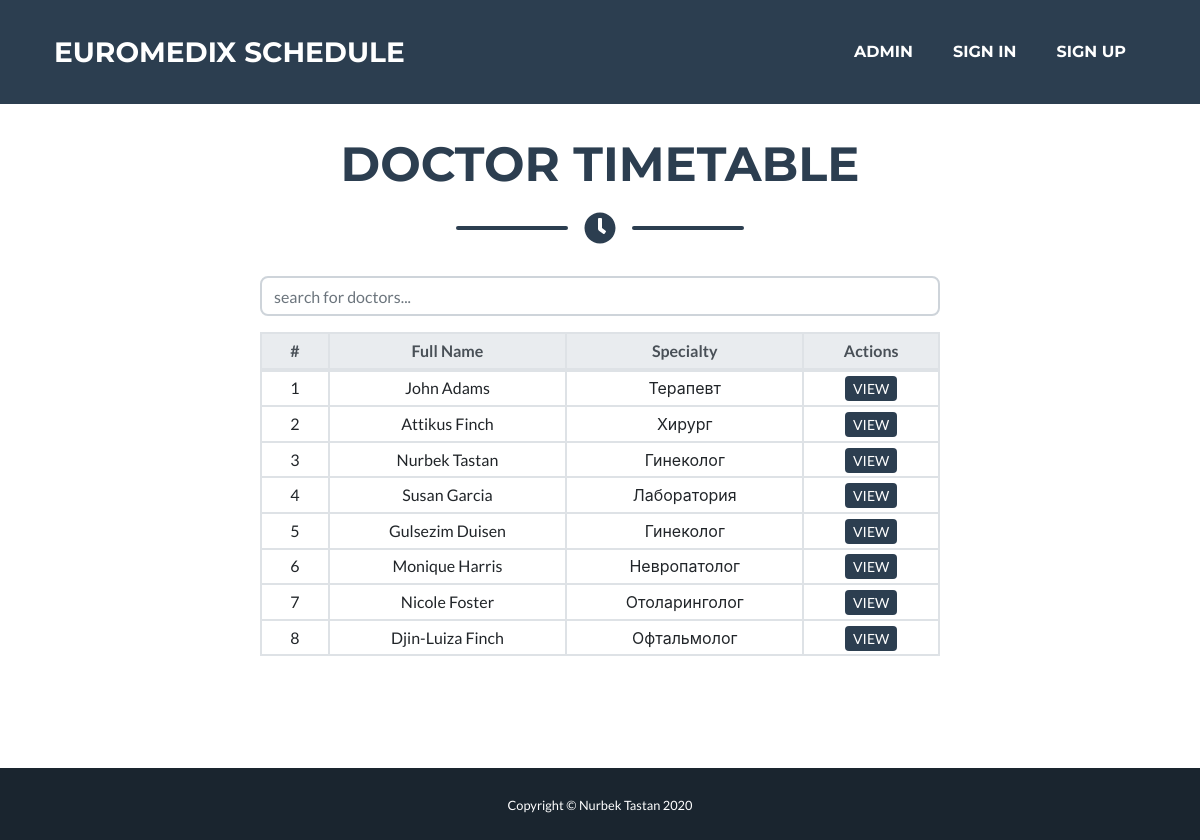
The page /resources/doctors_schedule on the database its author committed.
### resource/models.py (models this page shows, shortened)
class Doctor(models.Model):
    fullname = models.CharField(max_length=512)
    specialty = models.ForeignKey(Specialty, on_delete=models.CASCADE)
    duration = models.PositiveIntegerField(default=0)

class Specialty(models.Model):
    specialty_name = models.CharField(max_length=255)
    specialty_code = models.CharField(max_length=128, default='')

### resource/views.py (the view)
# urls.py: path('doctors_schedule', views.doctors_schedule, name='schedule'),
def doctors_schedule(request):
    doctors_list = Doctor.objects.all()
    weekdays = {'monday': 'Понедельник', 'tuesday': 'Вторник', 'wednesday': 'Среда', 'thursday': 'Четверг',
                'friday': 'Пятница', 'saturday': 'Суббота'}
    return render(request, 'resource/schedule.html', {'doctors': doctors_list, 'weekdays': weekdays})

### resource/templates/resource/schedule.html (shortened to what this page needs)
{% extends 'action/base.html' %}
{% load static %}
{% block jumbotron %}
    <br><br>
{% endblock %}
{% block content %}
    <h2 class="page-section-heading text-center text-uppercase text-secondary mb-0">Doctor Timetable</h2>
    <div class="divider-custom">
        <div class="divider-custom-line"></div>
        <div class="divider-custom-icon"><i class="fas fa-clock"></i></div>
        <div class="divider-custom-line"></div>
    </div>
    <div class="row">
        <div class="container">
            <div class="col-md-10 col-lg-8 col-sm-12 offset-sm-0 offset-lg-2 offset-md-1">
                <div id="content">
                    <div class="form-group">
                        <input type="search" class="form-control" id="search" placeholder="search for doctors...">
                    </div>
                    <table class="table table-sm table-bordered table-hover">
                        <thead class="text-center thead-light">
                        <tr>
                            <th width="10%">#</th>
                            <th id="monday" width="35%">Full Name</th>
                            <th id="tuesday" width="35%">Specialty</th>
                            <th id="wednesday" width="20%">Actions</th>
                        </tr>
                        </thead>
                        <tbody class="text-center" id="doctor_list">
                        {% for doctor in doctors %}
                            <tr>
                                <td>{{ doctor.id }}</td>
                                <td>{{ doctor.fullname }}</td>
                                <td>{{ doctor.specialty.specialty_name }}</td>
                                <td><a href="{% url 'specific_schedule' doctor.id %}" class="btn-sm btn-secondary">VIEW</a>
                                </td>
                            </tr>
                        {% endfor %}
                        </tbody>
                    </table>
                </div>
            </div>
        </div>
    </div>
{% endblock %}

### rows shown on the page
Doctor: id "1", fullname "John Adams", specialty.specialty_name "Терапевт"
Doctor: id "2", fullname "Attikus Finch", specialty.specialty_name "Хирург"
Doctor: id "3", fullname "Nurbek Tastan", specialty.specialty_name "Гинеколог"
Doctor: id "4", fullname "Susan Garcia", specialty.specialty_name "Лаборатория"
Doctor: id "5", fullname "Gulsezim Duisen", specialty.specialty_name "Гинеколог"
Doctor: id "6", fullname "Monique Harris", specialty.specialty_name "Невропатолог"
Doctor: id "7", fullname "Nicole Foster", specialty.specialty_name "Отоларинголог"
Doctor: id "8", fullname "Djin-Luiza Finch", specialty.specialty_name "Офтальмолог"
